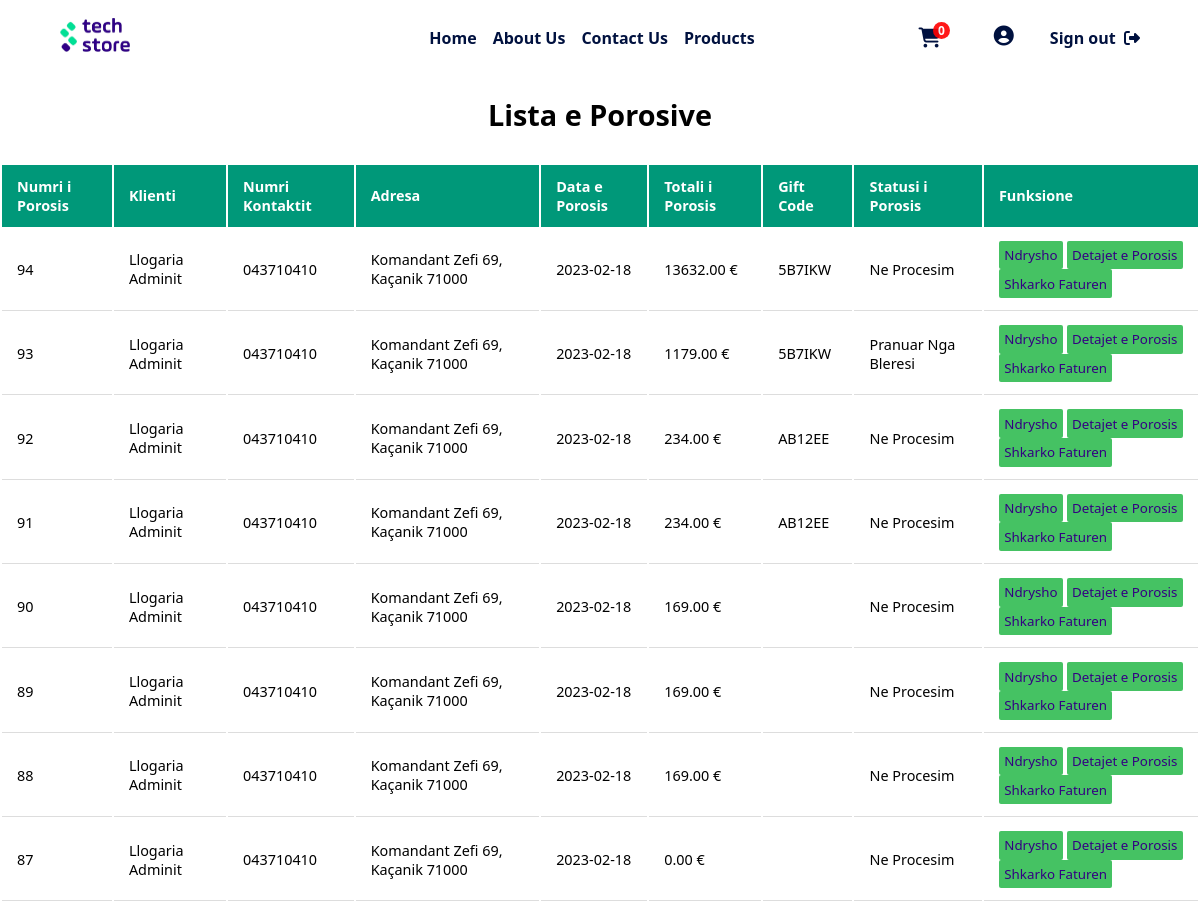
The app's page /php/admin/porositNgaKlientet.php (signed in, upper part), older data.
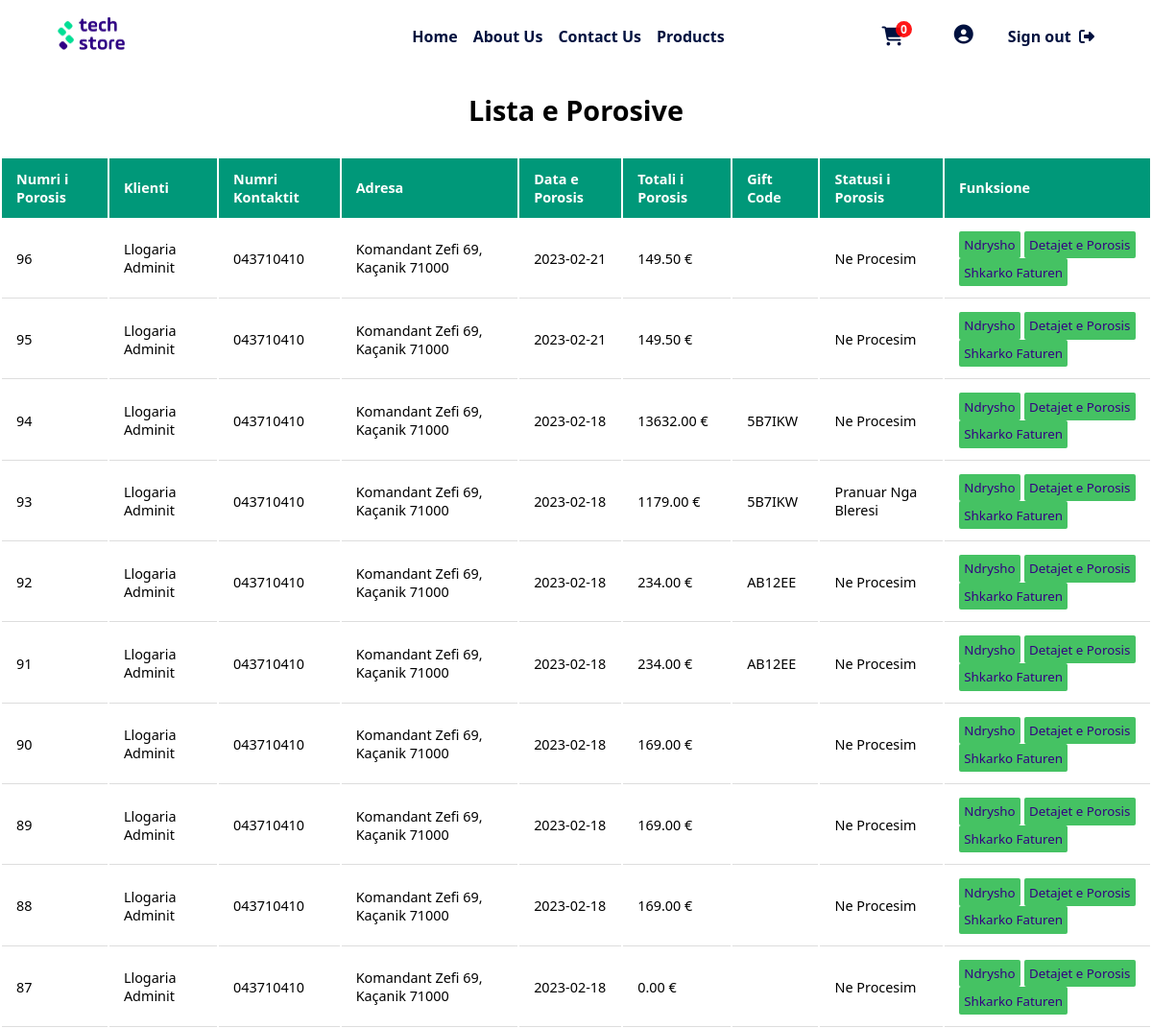
The same page, newer data.
### tables this page shows
CREATE TABLE IF NOT EXISTS `porosit` (
  `nrPorosis` int(11) NOT NULL AUTO_INCREMENT,
  `idKlienti` int(11) DEFAULT NULL,
  `dataPorosis` date NOT NULL DEFAULT current_timestamp(),
  `TotaliPorosis` decimal(10,2) NOT NULL,
  `kodiZbritjes` char(6) DEFAULT NULL,
  `statusiPorosis` varchar(30) NOT NULL DEFAULT 'Ne Procesim',
  PRIMARY KEY (`nrPorosis`),
  KEY `FK_KlientiPorosia` (`idKlienti`)
);

CREATE TABLE IF NOT EXISTS `user` (
  `userID` int(11) NOT NULL AUTO_INCREMENT,
  `emri` varchar(20) NOT NULL,
  `mbiemri` varchar(30) DEFAULT NULL,
  `username` varchar(20) NOT NULL,
  `email` varchar(50) DEFAULT NULL,
  `password` varchar(60) NOT NULL,
  `aksesi` int(1) NOT NULL DEFAULT 0,
  PRIMARY KEY (`userID`)
);

CREATE TABLE IF NOT EXISTS `tedhenatuser` (
  `userID` int(11) NOT NULL,
  `nrKontaktit` varchar(30) DEFAULT NULL,
  `qyteti` varchar(30) DEFAULT NULL,
  `zipKodi` varchar(7) DEFAULT NULL,
  `adresa` varchar(50) DEFAULT NULL,
  KEY `FK_UserTeDhenatUser` (`userID`)
);

### php/db/dbcon.php (called while the page is built)
<?php
class dbCon
{
    private $conn = '';
    private $hostiIDB = 'localhost';
    private $emriDB = 'techstoredb';
    private $dbUsername = 'root';
    private $dbPass = '';
    public function connDB()
    {
        try {
            $this->conn = new PDO(
                "mysql:host=$this->hostiIDB;dbname=$this->emriDB", $this->dbUsername, $this->dbPass,
                [PDO::ATTR_DEFAULT_FETCH_MODE => PDO::FETCH_ASSOC]
            );
        } catch (PDOException $pdoe) {
            die("Nuk mund të lidhej me bazën e të dhënave {$this->emriDB} :" . $pdoe->getMessage());
        }
        return $this->conn;
    }
}
?>

### php/CRUD/porosiaCRUD.php (called while the page is built, shortened)
<?php
require_once('../db/dbcon.php');
class porosiaCRUD extends dbCon
{
    private $dbConn;
    public function __construct($porosiaID = '', $produktiID = '', $userID = '', $emriKlientit = '', $mbiemriKlientit = '', $emailKlientit = '', $nrKontaktit = '', $qyteti = '', $adresaKlientit = '', $dataPorosis = '', $qmimiProd = '', $sasiaPorositur = '', $qmimiTotal = '', $statusiPorosis = '', $kodiZbritjes = '')
    {
        $this->dbConn = $this->connDB();
    }
            ?>
            <?php
    public function shfaqTeGjithaPorosite()
    {
        try {
            $sql = "SELECT p.nrPorosis, u.emri, u.mbiemri,
                    tu.nrKontaktit, tu.qyteti, tu.zipKodi, tu.adresa, p.dataPorosis, p.TotaliPorosis, p.statusiPorosis, p.kodiZbritjes
                    from porosit p
                    inner join user u on u.userID = p.idKlienti
                    inner join tedhenatuser tu on u.userID = tu.userID
                    ORDER BY nrPorosis DESC;";
            $stm = $this->dbConn->prepare($sql);
            $stm->execute();
            return $stm->fetchAll();
        } catch (Exception $e) {
            return $e->getMessage();
        }
    }
}
?>

### php/admin/porositNgaKlientet.php (the view, shortened to what this page needs)
<?php
require_once('../CRUD/porosiaCRUD.php');
$porosiaCRUD = new porosiaCRUD();
$porosit = $porosiaCRUD->shfaqTeGjithaPorosite();
?>
<!DOCTYPE html>
<html lang="en">
<head>
  <link rel="stylesheet" href="../../css/mesazhetStyle.css" />
  <link rel="stylesheet" href="../../css/adminDashboard.css" />
</head>
<body>
  <?php include '../design/header.php' ?>
  <div class="containerDashboardP">
    <h1>Lista e Porosive</h1>
    <table>
      <tr>
        <th>Numri i Porosis</th>
        <th>Klienti</th>
        <th>Numri Kontaktit</th>
        <th>Adresa</th>
        <th>Data e Porosis</th>
        <th>Totali i Porosis</th>
        <th>Gift Code</th>
        <th>Statusi i Porosis</th>
        <th>Funksione</th>
      </tr>
      <?php
      foreach ($porosit as $porosia) {
        ?>
        <tr>
          <td>
            <?php echo $porosia['nrPorosis'] ?>
          </td>
          <td>
            <?php echo $porosia['emri'] . ' ' . $porosia['mbiemri'] ?>
          </td>
          <td>
            <?php echo $porosia['nrKontaktit'] ?>
          </td>
          <td>
            <?php echo $porosia['adresa'] . ', ' . $porosia['qyteti'] . ' ' . $porosia['zipKodi'] ?>
          </td>
          <td>
            <?php echo $porosia['dataPorosis'] ?>
          </td>
          <td>
            <?php echo $porosia['TotaliPorosis'] ?> €
          </td>
          <td>
            <?php echo $porosia['kodiZbritjes'] ?>
          </td>
          <td>
            <?php echo $porosia['statusiPorosis'] ?>
          </td>
          <td>
            <button class="edito"><a href="?porosiaID=<?php echo $porosia['nrPorosis'] ?>">Ndrysho</a></button>
            <button class="edito"><a
                href="../userPages/detajetPorosis.php?porosiaID=<?php echo $porosia['nrPorosis'] ?>">Detajet
                e Porosis</a></button>
            <button class="edito"><a href="../funksione/fatura.php?nrPorosis=<?php echo $porosia['nrPorosis'] ?>"
                target="_blank">Shkarko Faturen</a></button>
          </td>
        </tr>
        <?php
      }
      ?>
    </table>
  </div>
  <?php
  include '../design/footer.php';
  include('../funksione/importimiScriptave.php') ?>
</body>
</html>

Row changes from the older to the newer data that the page shows:
added porosit: nrPorosis "96", idKlienti.emri "Llogaria", idKlienti.mbiemri "Adminit", tedhenatuser.nrKontaktit "043710410", tedhenatuser.adresa "Komandant Zefi 69", tedhenatuser.qyteti "Kaçanik", tedhenatuser.zipKodi "71000", dataPorosis "2023-02-21", TotaliPorosis "149.50", statusiPorosis "Ne Procesim"
added porosit: nrPorosis "95", idKlienti.emri "Llogaria", idKlienti.mbiemri "Adminit", tedhenatuser.nrKontaktit "043710410", tedhenatuser.adresa "Komandant Zefi 69", tedhenatuser.qyteti "Kaçanik", tedhenatuser.zipKodi "71000", dataPorosis "2023-02-21", TotaliPorosis "149.50", statusiPorosis "Ne Procesim"
